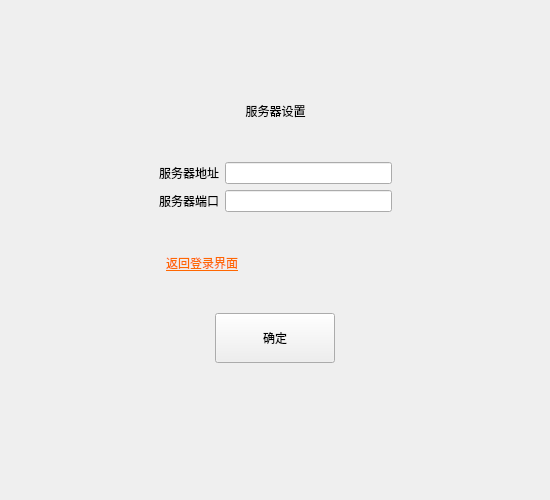
<?xml version="1.0" encoding="UTF-8"?>
<ui version="4.0">
 <class>Dialog</class>
 <widget class="QDialog" name="Dialog">
  <property name="geometry">
   <rect>
    <x>0</x>
    <y>0</y>
    <width>550</width>
    <height>500</height>
   </rect>
  </property>
  <property name="windowTitle">
   <string>Dialog</string>
  </property>
  <layout class="QGridLayout" name="gridLayout_2">
   <property name="topMargin">
    <number>0</number>
   </property>
   <item row="2" column="1">
    <spacer name="verticalSpacer_6">
     <property name="orientation">
      <enum>Qt::Vertical</enum>
     </property>
     <property name="sizeHint" stdset="0">
      <size>
       <width>20</width>
       <height>80</height>
      </size>
     </property>
    </spacer>
   </item>
   <item row="1" column="0">
    <spacer name="horizontalSpacer_6">
     <property name="orientation">
      <enum>Qt::Horizontal</enum>
     </property>
     <property name="sizeHint" stdset="0">
      <size>
       <width>40</width>
       <height>20</height>
      </size>
     </property>
    </spacer>
   </item>
   <item row="0" column="0" colspan="3">
    <widget class="titleWidget" name="widget" native="true">
     <property name="layoutDirection">
      <enum>Qt::LeftToRight</enum>
     </property>
    </widget>
   </item>
   <item row="1" column="1">
    <widget class="QStackedWidget" name="stackedWidget">
     <property name="currentIndex">
      <number>1</number>
     </property>
     <widget class="QWidget" name="login_page">
      <layout class="QVBoxLayout" name="verticalLayout">
       <item>
        <spacer name="verticalSpacer_2">
         <property name="orientation">
          <enum>Qt::Vertical</enum>
         </property>
         <property name="sizeHint" stdset="0">
          <size>
           <width>20</width>
           <height>40</height>
          </size>
         </property>
        </spacer>
       </item>
       <item>
        <widget class="QLabel" name="tilet_label">
         <property name="styleSheet">
          <string notr="true">font: 16pt &quot;黑体&quot;;</string>
         </property>
         <property name="text">
          <string>用户登录</string>
         </property>
         <property name="alignment">
          <set>Qt::AlignCenter</set>
         </property>
        </widget>
       </item>
       <item>
        <spacer name="verticalSpacer_4">
         <property name="orientation">
          <enum>Qt::Vertical</enum>
         </property>
         <property name="sizeType">
          <enum>QSizePolicy::Fixed</enum>
         </property>
         <property name="sizeHint" stdset="0">
          <size>
           <width>20</width>
           <height>20</height>
          </size>
         </property>
        </spacer>
       </item>
       <item>
        <layout class="QGridLayout" name="gridLayout">
         <item row="2" column="1">
          <widget class="QLineEdit" name="password_edit">
           <property name="minimumSize">
            <size>
             <width>0</width>
             <height>30</height>
            </size>
           </property>
           <property name="maximumSize">
            <size>
             <width>250</width>
             <height>16777215</height>
            </size>
           </property>
           <property name="echoMode">
            <enum>QLineEdit::Password</enum>
           </property>
          </widget>
         </item>
         <item row="2" column="0">
          <widget class="QLabel" name="password_label">
           <property name="text">
            <string>密码：</string>
           </property>
          </widget>
         </item>
         <item row="0" column="0">
          <widget class="QLabel" name="account_label">
           <property name="text">
            <string>用户名：</string>
           </property>
          </widget>
         </item>
         <item row="0" column="1">
          <widget class="QLineEdit" name="account_edit">
           <property name="enabled">
            <bool>true</bool>
           </property>
           <property name="minimumSize">
            <size>
             <width>0</width>
             <height>30</height>
            </size>
           </property>
           <property name="maximumSize">
            <size>
             <width>250</width>
             <height>500</height>
            </size>
           </property>
          </widget>
         </item>
         <item row="1" column="1">
          <spacer name="verticalSpacer_3">
           <property name="orientation">
            <enum>Qt::Vertical</enum>
           </property>
           <property name="sizeType">
            <enum>QSizePolicy::Fixed</enum>
           </property>
           <property name="sizeHint" stdset="0">
            <size>
             <width>20</width>
             <height>10</height>
            </size>
           </property>
          </spacer>
         </item>
        </layout>
       </item>
       <item>
        <widget class="QWidget" name="widget_2" native="true">
         <layout class="QHBoxLayout" name="horizontalLayout_2">
          <item>
           <widget class="QCheckBox" name="rember_checkBox">
            <property name="text">
             <string>记住密码</string>
            </property>
           </widget>
          </item>
          <item>
           <spacer name="horizontalSpacer_5">
            <property name="orientation">
             <enum>Qt::Horizontal</enum>
            </property>
            <property name="sizeHint" stdset="0">
             <size>
              <width>40</width>
              <height>20</height>
             </size>
            </property>
           </spacer>
          </item>
          <item>
           <widget class="QToolButton" name="register_toolButton">
            <property name="focusPolicy">
             <enum>Qt::TabFocus</enum>
            </property>
            <property name="contextMenuPolicy">
             <enum>Qt::DefaultContextMenu</enum>
            </property>
            <property name="autoFillBackground">
             <bool>false</bool>
            </property>
            <property name="styleSheet">
             <string notr="true">font: 9pt &quot;隶书&quot;;
text-decoration: underline;
color: rgb(255, 103, 1);</string>
            </property>
            <property name="inputMethodHints">
             <set>Qt::ImhNone</set>
            </property>
            <property name="text">
             <string>没有账号,立即注册</string>
            </property>
            <property name="popupMode">
             <enum>QToolButton::DelayedPopup</enum>
            </property>
            <property name="autoRaise">
             <bool>true</bool>
            </property>
           </widget>
          </item>
         </layout>
        </widget>
       </item>
       <item>
        <widget class="QWidget" name="widget_3" native="true">
         <layout class="QHBoxLayout" name="horizontalLayout_3">
          <item>
           <spacer name="horizontalSpacer">
            <property name="orientation">
             <enum>Qt::Horizontal</enum>
            </property>
            <property name="sizeHint" stdset="0">
             <size>
              <width>40</width>
              <height>20</height>
             </size>
            </property>
           </spacer>
          </item>
          <item>
           <widget class="QToolButton" name="login_toolButton">
            <property name="enabled">
             <bool>true</bool>
            </property>
            <property name="sizePolicy">
             <sizepolicy hsizetype="Fixed" vsizetype="Fixed">
              <horstretch>0</horstretch>
              <verstretch>0</verstretch>
             </sizepolicy>
            </property>
            <property name="minimumSize">
             <size>
              <width>120</width>
              <height>50</height>
             </size>
            </property>
            <property name="font">
             <font>
              <weight>75</weight>
              <bold>true</bold>
             </font>
            </property>
            <property name="styleSheet">
             <string notr="true">border-image: url(:/res/balckButton.png);</string>
            </property>
            <property name="text">
             <string>登录</string>
            </property>
            <property name="iconSize">
             <size>
              <width>24</width>
              <height>20</height>
             </size>
            </property>
            <property name="autoExclusive">
             <bool>false</bool>
            </property>
            <property name="autoRepeatDelay">
             <number>200</number>
            </property>
            <property name="autoRepeatInterval">
             <number>100</number>
            </property>
            <property name="autoRaise">
             <bool>false</bool>
            </property>
           </widget>
          </item>
          <item>
           <spacer name="horizontalSpacer_2">
            <property name="orientation">
             <enum>Qt::Horizontal</enum>
            </property>
            <property name="sizeHint" stdset="0">
             <size>
              <width>40</width>
              <height>20</height>
             </size>
            </property>
           </spacer>
          </item>
         </layout>
        </widget>
       </item>
       <item>
        <spacer name="verticalSpacer">
         <property name="orientation">
          <enum>Qt::Vertical</enum>
         </property>
         <property name="sizeHint" stdset="0">
          <size>
           <width>20</width>
           <height>40</height>
          </size>
         </property>
        </spacer>
       </item>
      </layout>
     </widget>
     <widget class="QWidget" name="set_page">
      <layout class="QGridLayout" name="gridLayout_5">
       <item row="1" column="0">
        <widget class="QWidget" name="widget_9" native="true">
         <layout class="QHBoxLayout" name="horizontalLayout_7">
          <item>
           <widget class="QLabel" name="label_12">
            <property name="styleSheet">
             <string notr="true">font: 16pt &quot;黑体&quot;;</string>
            </property>
            <property name="text">
             <string>服务器设置</string>
            </property>
            <property name="alignment">
             <set>Qt::AlignCenter</set>
            </property>
           </widget>
          </item>
         </layout>
        </widget>
       </item>
       <item row="4" column="0">
        <widget class="QWidget" name="widget_10" native="true">
         <layout class="QHBoxLayout" name="horizontalLayout_6">
          <item>
           <widget class="QToolButton" name="ok_button">
            <property name="minimumSize">
             <size>
              <width>120</width>
              <height>50</height>
             </size>
            </property>
            <property name="styleSheet">
             <string notr="true">border-image: url(:/res/balckButton.png);</string>
            </property>
            <property name="text">
             <string>确定</string>
            </property>
           </widget>
          </item>
         </layout>
        </widget>
       </item>
       <item row="2" column="0">
        <widget class="QWidget" name="widget_8" native="true">
         <layout class="QGridLayout" name="gridLayout_4">
          <item row="1" column="1">
           <widget class="QLineEdit" name="port_eidt"/>
          </item>
          <item row="0" column="0">
           <widget class="QLabel" name="label_10">
            <property name="text">
             <string>服务器地址</string>
            </property>
           </widget>
          </item>
          <item row="1" column="0">
           <widget class="QLabel" name="label_11">
            <property name="text">
             <string>服务器端口</string>
            </property>
           </widget>
          </item>
          <item row="0" column="1">
           <widget class="QLineEdit" name="ip_edit"/>
          </item>
         </layout>
        </widget>
       </item>
       <item row="0" column="0">
        <spacer name="verticalSpacer_7">
         <property name="orientation">
          <enum>Qt::Vertical</enum>
         </property>
         <property name="sizeType">
          <enum>QSizePolicy::Fixed</enum>
         </property>
         <property name="sizeHint" stdset="0">
          <size>
           <width>20</width>
           <height>60</height>
          </size>
         </property>
        </spacer>
       </item>
       <item row="3" column="0">
        <widget class="QWidget" name="widget_11" native="true">
         <layout class="QHBoxLayout" name="horizontalLayout_8">
          <item>
           <widget class="QToolButton" name="toolButton">
            <property name="styleSheet">
             <string notr="true">color:rgb(255, 103, 1);
text-decoration: underline;
font: 9pt &quot;Agency FB&quot;;
font: 9pt &quot;黑体&quot;;</string>
            </property>
            <property name="text">
             <string>返回登录界面</string>
            </property>
            <property name="autoRaise">
             <bool>true</bool>
            </property>
           </widget>
          </item>
          <item>
           <spacer name="horizontalSpacer_4">
            <property name="orientation">
             <enum>Qt::Horizontal</enum>
            </property>
            <property name="sizeHint" stdset="0">
             <size>
              <width>40</width>
              <height>20</height>
             </size>
            </property>
           </spacer>
          </item>
         </layout>
        </widget>
       </item>
      </layout>
     </widget>
     <widget class="QWidget" name="register_page">
      <layout class="QVBoxLayout" name="verticalLayout_2">
       <item>
        <spacer name="verticalSpacer_5">
         <property name="orientation">
          <enum>Qt::Vertical</enum>
         </property>
         <property name="sizeHint" stdset="0">
          <size>
           <width>20</width>
           <height>40</height>
          </size>
         </property>
        </spacer>
       </item>
       <item>
        <widget class="QWidget" name="widget_5" native="true">
         <layout class="QHBoxLayout" name="horizontalLayout">
          <property name="leftMargin">
           <number>0</number>
          </property>
          <property name="topMargin">
           <number>0</number>
          </property>
          <property name="rightMargin">
           <number>0</number>
          </property>
          <property name="bottomMargin">
           <number>0</number>
          </property>
          <item>
           <widget class="QLabel" name="label_9">
            <property name="styleSheet">
             <string notr="true">font: 16pt &quot;黑体&quot;;</string>
            </property>
            <property name="text">
             <string>用户注册</string>
            </property>
            <property name="alignment">
             <set>Qt::AlignCenter</set>
            </property>
           </widget>
          </item>
         </layout>
        </widget>
       </item>
       <item>
        <widget class="QWidget" name="widget_4" native="true">
         <layout class="QGridLayout" name="gridLayout_3">
          <item row="2" column="1">
           <widget class="QLineEdit" name="pasword_edit2"/>
          </item>
          <item row="4" column="0">
           <widget class="QLabel" name="label_7">
            <property name="text">
             <string>手机</string>
            </property>
           </widget>
          </item>
          <item row="0" column="1">
           <widget class="QLineEdit" name="usr_edit"/>
          </item>
          <item row="2" column="0">
           <widget class="QLabel" name="label_5">
            <property name="text">
             <string>密码</string>
            </property>
           </widget>
          </item>
          <item row="5" column="0">
           <widget class="QLabel" name="label_8">
            <property name="text">
             <string>邮箱</string>
            </property>
           </widget>
          </item>
          <item row="1" column="0">
           <widget class="QLabel" name="label_4">
            <property name="text">
             <string>昵称</string>
            </property>
           </widget>
          </item>
          <item row="3" column="0">
           <widget class="QLabel" name="label_6">
            <property name="text">
             <string>确认密码</string>
            </property>
           </widget>
          </item>
          <item row="1" column="1">
           <widget class="QLineEdit" name="nickname_edit"/>
          </item>
          <item row="5" column="1">
           <widget class="QLineEdit" name="mailbox_edit"/>
          </item>
          <item row="0" column="0">
           <widget class="QLabel" name="label">
            <property name="text">
             <string>用户名</string>
            </property>
           </widget>
          </item>
          <item row="3" column="1">
           <widget class="QLineEdit" name="confirm_edit"/>
          </item>
          <item row="4" column="1">
           <widget class="QLineEdit" name="phone_edit"/>
          </item>
         </layout>
        </widget>
       </item>
       <item>
        <widget class="QWidget" name="widget_6" native="true">
         <layout class="QHBoxLayout" name="horizontalLayout_4">
          <property name="leftMargin">
           <number>0</number>
          </property>
          <property name="topMargin">
           <number>0</number>
          </property>
          <property name="rightMargin">
           <number>0</number>
          </property>
          <property name="bottomMargin">
           <number>0</number>
          </property>
          <item>
           <widget class="QToolButton" name="toolButton_4">
            <property name="styleSheet">
             <string notr="true">font: 9pt &quot;宋体&quot;;
text-decoration: underline;
color:rgb(255, 103, 1)</string>
            </property>
            <property name="text">
             <string>已有账号，返回登录</string>
            </property>
            <property name="autoRaise">
             <bool>true</bool>
            </property>
           </widget>
          </item>
          <item>
           <spacer name="horizontalSpacer_3">
            <property name="orientation">
             <enum>Qt::Horizontal</enum>
            </property>
            <property name="sizeHint" stdset="0">
             <size>
              <width>40</width>
              <height>20</height>
             </size>
            </property>
           </spacer>
          </item>
         </layout>
        </widget>
       </item>
       <item>
        <widget class="QWidget" name="widget_7" native="true">
         <layout class="QHBoxLayout" name="horizontalLayout_5">
          <item>
           <spacer name="horizontalSpacer_8">
            <property name="orientation">
             <enum>Qt::Horizontal</enum>
            </property>
            <property name="sizeHint" stdset="0">
             <size>
              <width>40</width>
              <height>20</height>
             </size>
            </property>
           </spacer>
          </item>
          <item>
           <widget class="QToolButton" name="reg_but">
            <property name="minimumSize">
             <size>
              <width>120</width>
              <height>50</height>
             </size>
            </property>
            <property name="styleSheet">
             <string notr="true">border-image: url(:/res/balckButton.png);</string>
            </property>
            <property name="text">
             <string>注册</string>
            </property>
           </widget>
          </item>
          <item>
           <spacer name="horizontalSpacer_9">
            <property name="orientation">
             <enum>Qt::Horizontal</enum>
            </property>
            <property name="sizeHint" stdset="0">
             <size>
              <width>40</width>
              <height>20</height>
             </size>
            </property>
           </spacer>
          </item>
         </layout>
        </widget>
       </item>
      </layout>
     </widget>
    </widget>
   </item>
   <item row="1" column="2">
    <spacer name="horizontalSpacer_7">
     <property name="orientation">
      <enum>Qt::Horizontal</enum>
     </property>
     <property name="sizeHint" stdset="0">
      <size>
       <width>40</width>
       <height>20</height>
      </size>
     </property>
    </spacer>
   </item>
  </layout>
 </widget>
 <layoutdefault spacing="6" margin="11"/>
 <customwidgets>
  <customwidget>
   <class>titleWidget</class>
   <extends>QWidget</extends>
   <header>titlewidget.h</header>
   <container>1</container>
  </customwidget>
 </customwidgets>
 <resources/>
 <connections/>
</ui>
